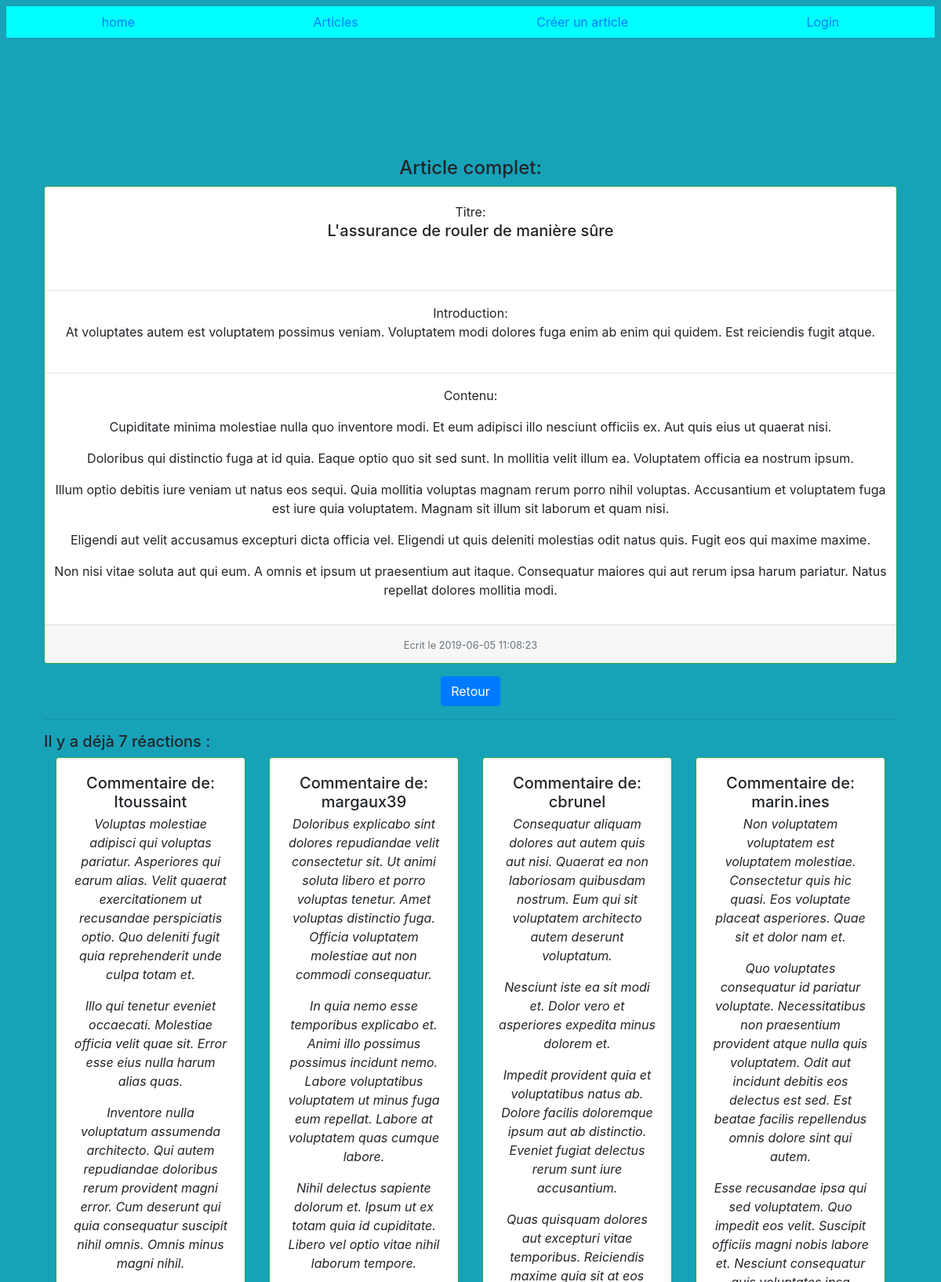
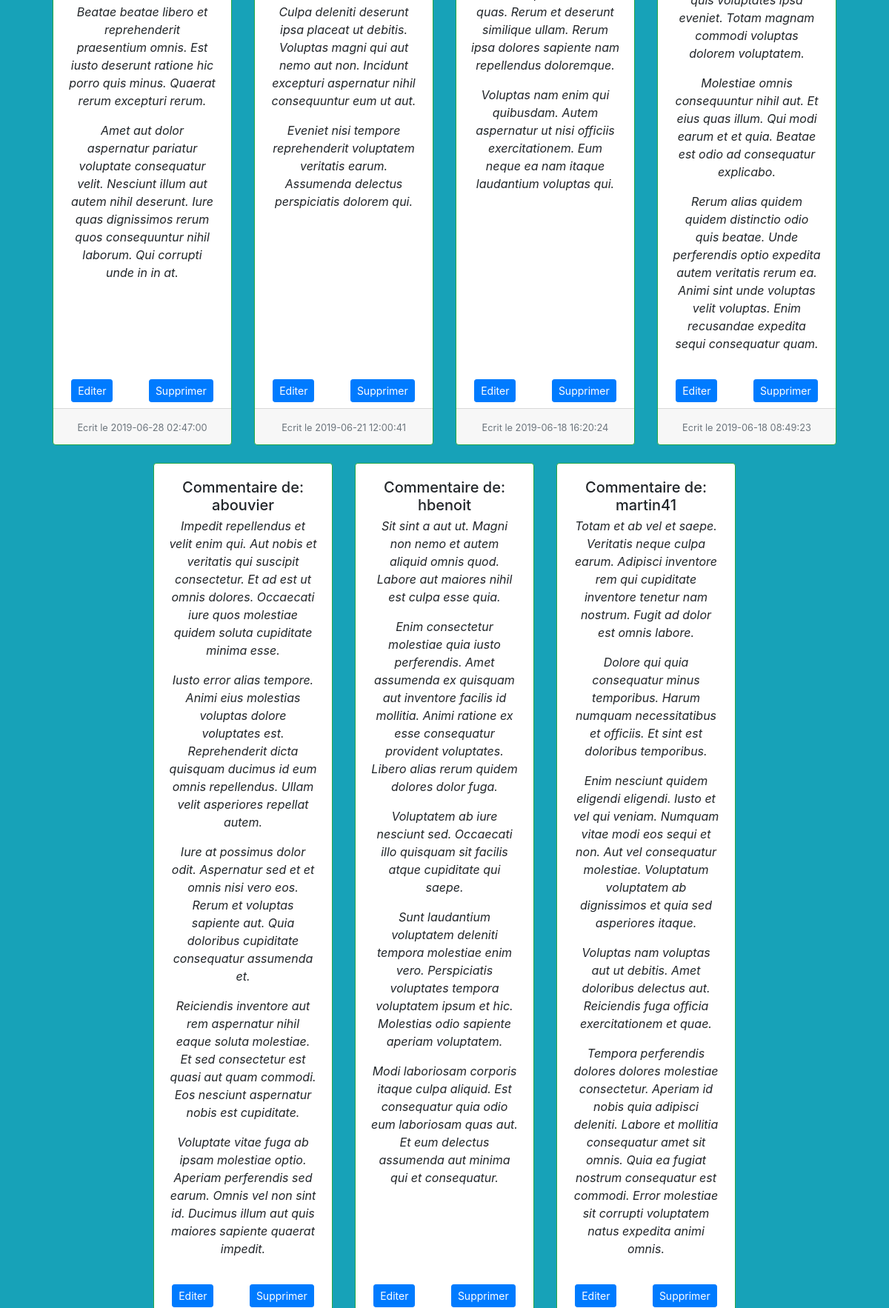
Screenshot of /front/src/controllers/articles/article.php?id=123 (upper part) with the database file from the repository (2 pictures, top to bottom).
### tables this page shows
CREATE TABLE IF NOT EXISTS `articles` (
  `id` int(11) NOT NULL AUTO_INCREMENT,
  `author` varchar(255),
  `title` varchar(255) NOT NULL,
  `introduction` text NOT NULL,
  `content` text NOT NULL,
  `created_at` datetime NOT NULL,
  PRIMARY KEY (`id`)
);

CREATE TABLE IF NOT EXISTS `comments` (
  `id` int(11) NOT NULL AUTO_INCREMENT,
  `author` varchar(255) NOT NULL,
  `content` text NOT NULL,
  `created_at` datetime NOT NULL,
  `article_id` int(11) NOT NULL,
  PRIMARY KEY (`id`),
  KEY `FK_ARTICLES` (`article_id`)
);

### front/src/controllers/articles/article.php (called while the page is built, shortened)
<?php
$article_id = null;
if (!empty($_GET['id']) && ctype_digit($_GET['id'])) {
    $article_id = $_GET['id'];
}
$pdo = Database::connect();
$pdo->setAttribute(PDO::ATTR_ERRMODE, PDO::ERRMODE_EXCEPTION);
$query = $pdo->prepare("SELECT * FROM articles WHERE id = :article_id");
$query->execute(['article_id' => $article_id]);
$article = $query->fetch();
$query = $pdo->prepare("SELECT * FROM comments WHERE article_id = :article_id ORDER BY created_at DESC ");
$query->execute(['article_id' => $article_id]);
$commentaires = $query->fetchAll();
require('../../pages/comments/showComments.html.php');
require('../../layout/layout.html.php');

### front/src/pages/comments/showComments.html.php (the view, shortened to what this page needs)
<div class="mt-5  mr-2 ml-2 p-5">
    <h4 class="text-center">Article complet:</h4>
    <div class="card h-100 border-success text-center">
        <div class="card-body">Titre:
            <h5 class="card-title" style="height:5vh"><?= $article['title'] ?></h5>
        </div>
        <hr>
        <div class="card-text mb-2">Introduction:
            <p><?= $article['introduction'] ?></p>
        </div>
        <hr>
        <blockquote>Contenu:
            <p><?= $article['content'] ?></p>
        </blockquote>
        <div class="card-footer">
            <small class="text-muted">Ecrit le <?= $article['created_at'] ?>
            </small>
        </div>
    </div>
    <div class="d-flex justify-content-center my-3">
        <a class="btn btn-primary" href="../../../../front/src/controllers/articles/listArticles.php">Retour</a>
    </div>
    <?php if (count($commentaires) === 0) : ?>
        <hr class="mt-2;mb-2">
        <h5 class="mt-3">Il n'y a pas encore de commentaires pour cet article</h5>
    <?php else : ?>
        <hr class="mt-2;mb-2">
        <h5 class="mt-3">Il y a déjà <?= count($commentaires) ?> réactions : </h5>
        <div class="card-group text-center justify-content-center">
            <?php foreach ($commentaires as $commentaire) : ?>
                <div class="col-md-3 mb-4">
                    <div class="card h-100 border-success">
                        <div class="card-body">
                            <h5 class="card-title" style="height:5vh">Commentaire de: <?= $commentaire['author'] ?></h5>
                            <blockquote>
                                <em><?= $commentaire['content'] ?></em>
                            </blockquote>
                        </div>
                        <div class="card-text mb-2">
                            <div class="d-flex justify-content-around">
                                <a href="../../controllers/comments/edit-comment.php?id=<?= $commentaire['id'] ?>" class="btn btn-sm btn-primary">Editer</a>
                                <a href="../../controllers/comments/delete-comment.php?id=<?= $commentaire['id'] ?>" class="btn btn-sm btn-primary" onclick="return(confirm(`Êtes vous sûr de vouloir supprimer ce commentaire ?`))">Supprimer</a>
                            </div>
                        </div>
                        <div class="card-footer">
                            <small class="text-muted">Ecrit le <?= $commentaire['created_at'] ?></small>
                        </div>
                    </div>
                </div>
            <?php endforeach ?>
        </div>
    <?php endif ?>
</div>

### rows the page displays
articles: title "L'assurance de rouler de manière sûre", introduction "At voluptates autem est voluptatem possimus veniam. Voluptatem modi dolores fuga enim ab enim qui quidem. Est reiciendis fugit atque.", content "Cupiditate minima molestiae nulla quo inventore modi. Et eum adipisci illo nesciunt officiis ex. Aut quis eius ut quaerat nisi. Doloribus qui distinctio fuga at id quia. Eaque optio quo sit sed sunt. In mollitia velit illum ea. Voluptatem officia ea nostrum ipsum. Illum optio debitis iure veniam ut natus eos sequi. Quia mollitia voluptas magnam rerum porro nihil voluptas. Accusantium et voluptatem fuga est iure quia voluptatem. Magnam sit illum sit laborum et quam nisi. Eligendi aut velit accusamus excepturi dicta officia vel. Eligendi ut quis deleniti molestias odit natus quis. Fugit eos qui maxime maxime. Non nisi vitae soluta aut qui eum. A omnis et ipsum ut praesentium aut itaque.…", created_at "2019-06-05 11:08:23"
comments: author "ltoussaint", content "Voluptas molestiae adipisci qui voluptas pariatur. Asperiores qui earum alias. Velit quaerat exercitationem ut recusandae perspiciatis optio. Quo deleniti fugit quia reprehenderit unde culpa totam et. Illo qui tenetur eveniet occaecati. Molestiae officia velit quae sit. Error esse eius nulla harum alias quas. Inventore nulla voluptatum assumenda architecto. Qui autem repudiandae doloribus rerum provident magni error. Cum deserunt qui quia consequatur suscipit nihil omnis. Omnis minus magni nihil. Beatae beatae libero et reprehenderit praesentium omnis. Est iusto deserunt ratione hic porro quis minus. Quaerat rerum excepturi rerum. Amet aut dolor aspernatur pariatur voluptate consequatur…", created_at "2019-06-28 02:47:00"
comments: author "margaux39", content "Doloribus explicabo sint dolores repudiandae velit consectetur sit. Ut animi soluta libero et porro voluptas tenetur. Amet voluptas distinctio fuga. Officia voluptatem molestiae aut non commodi consequatur. In quia nemo esse temporibus explicabo et. Animi illo possimus possimus incidunt nemo. Labore voluptatibus voluptatem ut minus fuga eum repellat. Labore at voluptatem quas cumque labore. Nihil delectus sapiente dolorum et. Ipsum ut ex totam quia id cupiditate. Libero vel optio vitae nihil laborum tempore. Culpa deleniti deserunt ipsa placeat ut debitis. Voluptas magni qui aut nemo aut non. Incidunt excepturi aspernatur nihil consequuntur eum ut aut. Eveniet nisi tempore reprehenderit…", created_at "2019-06-21 12:00:41"
comments: author "cbrunel", content "Consequatur aliquam dolores aut autem quis aut nisi. Quaerat ea non laboriosam quibusdam nostrum. Eum qui sit voluptatem architecto autem deserunt voluptatum. Nesciunt iste ea sit modi et. Dolor vero et asperiores expedita minus dolorem et. Impedit provident quia et voluptatibus natus ab. Dolore facilis doloremque ipsum aut ab distinctio. Eveniet fugiat delectus rerum sunt iure accusantium. Quas quisquam dolores aut excepturi vitae temporibus. Reiciendis maxime quia sit at eos quas. Rerum et deserunt similique ullam. Rerum ipsa dolores sapiente nam repellendus doloremque. Voluptas nam enim qui quibusdam. Autem aspernatur ut nisi officiis exercitationem. Eum neque ea nam itaque laudantium…", created_at "2019-06-18 16:20:24"
comments: author "marin.ines", content "Non voluptatem voluptatem est voluptatem molestiae. Consectetur quis hic quasi. Eos voluptate placeat asperiores. Quae sit et dolor nam et. Quo voluptates consequatur id pariatur voluptate. Necessitatibus non praesentium provident atque nulla quis voluptatem. Odit aut incidunt debitis eos delectus est sed. Est beatae facilis repellendus omnis dolore sint qui autem. Esse recusandae ipsa qui sed voluptatem. Quo impedit eos velit. Suscipit officiis magni nobis labore et. Nesciunt consequatur quis voluptates ipsa eveniet. Totam magnam commodi voluptas dolorem voluptatem. Molestiae omnis consequuntur nihil aut. Et eius quas illum. Qui modi earum et et quia. Beatae est odio ad consequatur…", created_at "2019-06-18 08:49:23"
comments: author "abouvier", content "Impedit repellendus et velit enim qui. Aut nobis et veritatis qui suscipit consectetur. Et ad est ut omnis dolores. Occaecati iure quos molestiae quidem soluta cupiditate minima esse. Iusto error alias tempore. Animi eius molestias voluptas dolore voluptates est. Reprehenderit dicta quisquam ducimus id eum omnis repellendus. Ullam velit asperiores repellat autem. Iure at possimus dolor odit. Aspernatur sed et et omnis nisi vero eos. Rerum et voluptas sapiente aut. Quia doloribus cupiditate consequatur assumenda et. Reiciendis inventore aut rem aspernatur nihil eaque soluta molestiae. Et sed consectetur est quasi aut quam commodi. Eos nesciunt aspernatur nobis est cupiditate. Voluptate vitae…"
comments: author "hbenoit", content "Sit sint a aut ut. Magni non nemo et autem aliquid omnis quod. Labore aut maiores nihil est culpa esse quia. Enim consectetur molestiae quia iusto perferendis. Amet assumenda ex quisquam aut inventore facilis id mollitia. Animi ratione ex esse consequatur provident voluptates. Libero alias rerum quidem dolores dolor fuga. Voluptatem ab iure nesciunt sed. Occaecati illo quisquam sit facilis atque cupiditate qui saepe. Sunt laudantium voluptatem deleniti tempora molestiae enim vero. Perspiciatis voluptates tempora voluptatem ipsum et hic. Molestias odio sapiente aperiam voluptatem. Modi laboriosam corporis itaque culpa aliquid. Est consequatur quia odio eum laboriosam quas aut. Et eum…"
comments: author "martin41", content "Totam et ab vel et saepe. Veritatis neque culpa earum. Adipisci inventore rem qui cupiditate inventore tenetur nam nostrum. Fugit ad dolor est omnis labore. Dolore qui quia consequatur minus temporibus. Harum numquam necessitatibus et officiis. Et sint est doloribus temporibus. Enim nesciunt quidem eligendi eligendi. Iusto et vel qui veniam. Numquam vitae modi eos sequi et non. Aut vel consequatur molestiae. Voluptatum voluptatem ab dignissimos et quia sed asperiores itaque. Voluptas nam voluptas aut ut debitis. Amet doloribus delectus aut. Reiciendis fuga officia exercitationem et quae. Tempora perferendis dolores dolores molestiae consectetur. Aperiam id nobis quia adipisci deleniti.…"

### other values shown
count($commentaires) "7"
